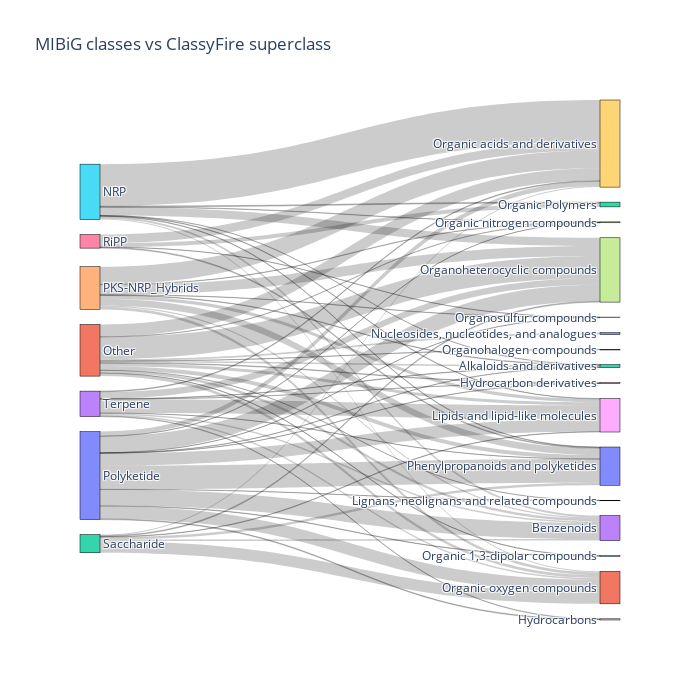

Notebook code for this chart:
### Code cell
classes_result_dict = result['mibig_classes']['cf_superclass']
result_fig_title = "MIBiG classes vs ClassyFire superclass"
result_fig = make_class_sankey_plot(classes_result_dict, result_fig_title)
# result_fig.write_html(os.path.join(out_base, '_'.join(result_fig_title.split(' '))) + ".html")
result_fig.update_layout(
#     autosize=False,
    width=700,
    height=700,
    font_size=12.2
)
result_fig.write_image(os.path.join(out_base, '_'.join(result_fig_title.split(' '))) + ".svg")
result_fig

### Figure 1 — Plotly figure (JSON) as saved in the notebook; plotly's stock layout.template omitted (floating-point values rounded to 4 significant figures)
{"data": [{"link": {"source": [0, 0, 0, 0, 0, 0, 0, 0, 0, 0, 0, 0, 0, 1, 1, 1, 1, 1, 1, 1, 1, 1, 1, 1, 1, 1, 2, 2, 2, 2, 2, 2, 3, 3, 3, 3, 3, 3, 3, 3, 3, 4, 4, 4, 4, 4, 4, 4, 4, 4, 5, 5, 5, 5, 5, 5, 5, 5, 5, 6, 6, 6, 6], "target": [7, 8, 9, 10, 11, 12, 13, 14, 15, 16, 17, 18, 19, 11, 12, 10, 9, 7, 8, 13, 20, 17, 15, 16, 21, 19, 11, 10, 13, 7, 9, 8, 7, 8, 13, 9, 11, 12, 18, 10, 16, 10, 7, 8, 13, 9, 12, 14, 11, 17, 9, 11, 7, 8, 22, 13, 12, 10, 17, 9, 10, 22, 14], "value": [110, 83, 31, 159, 85, 2, 109, 1, 3, 1, 1, 5, 1, 20, 11, 26, 83, 149, 20, 17, 12, 1, 2, 4, 1, 1, 78, 17, 10, 6, 8, 3, 45, 93, 10, 5, 10, 3, 3, 1, 1, 45, 67, 23, 8, 119, 3, 2, 18, 2, 281, 7, 55, 3, 6, 14, 1, 3, 2, 58, 6, 26, 1]}, "node": {"label": ["Polyketide", "Other", "Saccharide", "Terpene", "PKS-NRP_Hybrids", "NRP", "RiPP", "Organoheterocyclic compounds", "Lipids and lipid-like molecules", "Organic acids and derivatives", "Phenylpropanoids and polyketides", "Organic oxygen compounds", "Alkaloids and derivatives", "Benzenoids", "Organosulfur compounds", "Organic 1,3-dipolar compounds", "Hydrocarbon derivatives", "Organic nitrogen compounds", "Hydrocarbons", "Lignans, neolignans and related compounds", "Nucleosides, nucleotides, and analogues", "Organohalogen compounds", "Organic Polymers"], "line": {"color": "black", "width": 0.5}, "pad": 15, "thickness": 20}, "type": "sankey"}], "layout": {"font": {"size": 12.2}, "height": 700, "title": {"text": "MIBiG classes vs ClassyFire superclass"}, "width": 700}}
